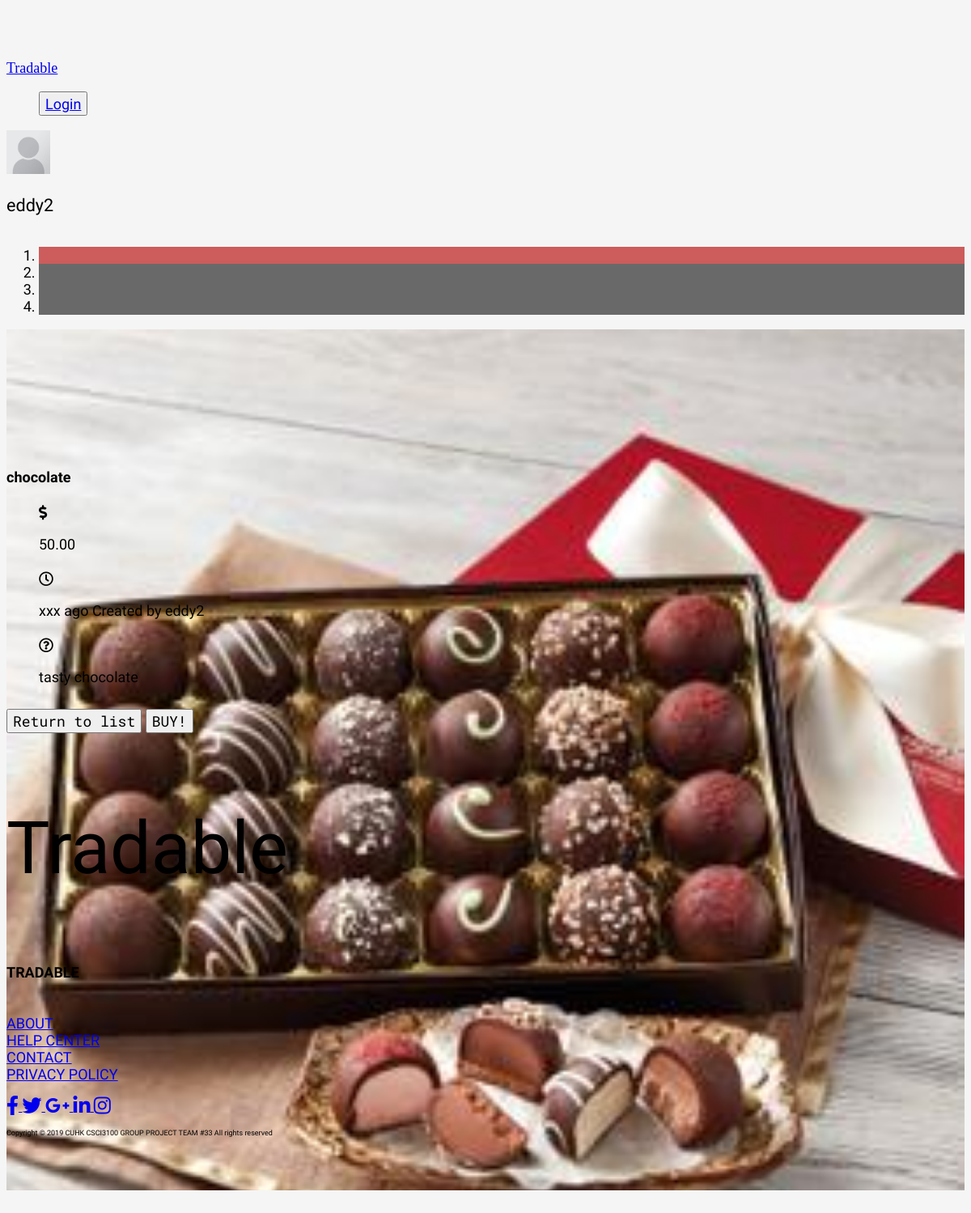
/items/46/, run on the app's committed database.
### items/models.py (models this page shows, shortened)
class Item(models.Model):
    name = models.CharField(max_length=100, default=None, null=False)
    description = models.TextField(default=None, null=False)
    price = models.DecimalField(decimal_places=2, max_digits=10000, default=None, null=False)
    condition = models.TextField(default=None, null=False)
    createdDateTime = models.DateTimeField(default=timezone.now)
    seller = models.ForeignKey(User, blank=True, null=True, on_delete=models.CASCADE)
    displayPhoto = models.ImageField(upload_to='item_pics', blank=False, null=True)

class DescriptionPhoto(models.Model):
    item = models.ForeignKey(Item, on_delete=models.CASCADE)
    photo = models.ImageField(upload_to='item_pics', blank=True, null=True)

### users/models.py (models this page shows, shortened)
class Profile(models.Model):
    user = models.OneToOneField(User, on_delete=models.CASCADE)
    image = models.ImageField(default='default.jpg', upload_to='profile_pics')

### items/views.py (the view, shortened to what this page needs)
# urls.py: path('<int:item_id>/', item_dynamic_lookup_view, name='lookupitem'),
def item_dynamic_lookup_view(request, item_id, *args, **kwargs):
    obj = get_object_or_404(Item, id=item_id)
    photo = DescriptionPhoto.objects.select_related().filter(item=item_id)
    context = {
        "object": obj,
        "photo": photo
    }
    return render(request, "item/lookup.html", context)

### items/templates/item/lookup.html (shortened to what this page needs)
{% extends 'base.html' %}
{% block content %}
<div class="row container mx-auto justify-content-center">
    <div class="card bg-light border-secondary col-lg-4 col-md-5 col-10 p-0 m-3 mx-3">
        <div class="card-body p-0 m-0 ">
            <div class="container-fluid d-flex d-inline-flex mt-2 mb-3">
                <img src="{{ object.seller.profile.image.url }}" class="icon img-thumbnail rounded-circle p-0 " style="width:3rem; height:3rem;">
                <p id="sellername" class="card-text ml-1 pl-1 my-auto col-xl-8 col-7" style="font-size: 1.2rem;" >{{ object.seller }}</p>
            </div>
            <div id="photoslideshow" class="carousel slide w-100 p-0 d-flex align-items-center bg-light my-auto " style="overflow:hidden;" data-ride="carousel">
                <ol class="carousel-indicators">
                    <li data-target="#photoslideshow" data-slide-to="0" class="active"></li>
                    {% for pic in photo.all%}
                    <li data-target="#photoslideshow" data-slide-to="{{forloop.counter}}"></li>
                    {% endfor %}
                </ol>
                <div class="carousel-inner "style="overflow:hidden;" >
                    <div class="carousel-item active ">
                        <img src="{{ object.displayPhoto.url }}" class="carousel-image d-block w-100 " alt="Image Not Found">
                    </div>
                </div>
            </div>
        </div>
    </div>
    <div class="card bg-light border-secondary col-lg-4 col-md-5 col-10 p-0 mt-md-3 mt-2 mb-3 mx-3">
        <div clas="card-body">
            <h3 class="border-bottom text-left p-1">{{object.name}}</h3>
            <div class="container-fluid ">
                <ul class="pl-0" style="overflow:hidden;">
                    <li><div class="d-flex d-inline-flex"><i class="item-icon fas fa-dollar-sign px-1"></i><p class="card-text my-auto ml-1">{{ object.price }}</p></div></li>
                    <li><div class="d-flex d-inline-flex"><i class="item-icon far fa-clock "></i><p class="card-text mt-0 ml-1">xxx ago Created by {{object.seller}}</p></div></li>
                    <li><div class="d-flex d-inline-flex"><i class="item-icon far fa-question-circle"></i><p class="card-text my-auto ml-1">{{ object.description }}</p></div></li>
                </ul>
            </div>
            <div class="col d-flex justify-content-center d-flex align-items-end">
                <form class="d-flex mb-0" action="" method="post">{% csrf_token %}
                    <button type="submit" button class="col btn btn-secondary " name="back" value="back">Return to list</button>
                    <button type="submit" button class="col btn btn-secondary " name="seller" value="{{ object.seller }}">BUY!</button>
                </form>
            </div>
        </div>
    </div>
</div>
{% endblock %}

### templates/base.html (style rules this page uses)
* { font-family: 'Gafata', sans-serif; font-size: 18px; }
*, *:before, *:after { box-sizing: border-box; }
body { background: whitesmoke; padding-top: 44.25px; }
.btn-secondary { font-family: 'Roboto Mono', monospace; }

### items/templates/item/lookup.html (style rules this page uses)
.carousel-inner > .carousel-item > img { margin:auto; }
.carousel-indicators li { background-color: DimGray ; }
.carousel-indicators .active { background-color: IndianRed ; }
ul { list-style-type: none; }
.item-icon { margin-top:0.3rem; }
.card { max-height: 50vh; }
ul { max-height: 30vh; }

### data on the page
Item: seller.profile.image (placeholder picture), seller "eddy2", displayPhoto (picture), name "chocolate", price "50.00", description "tasty chocolate"
